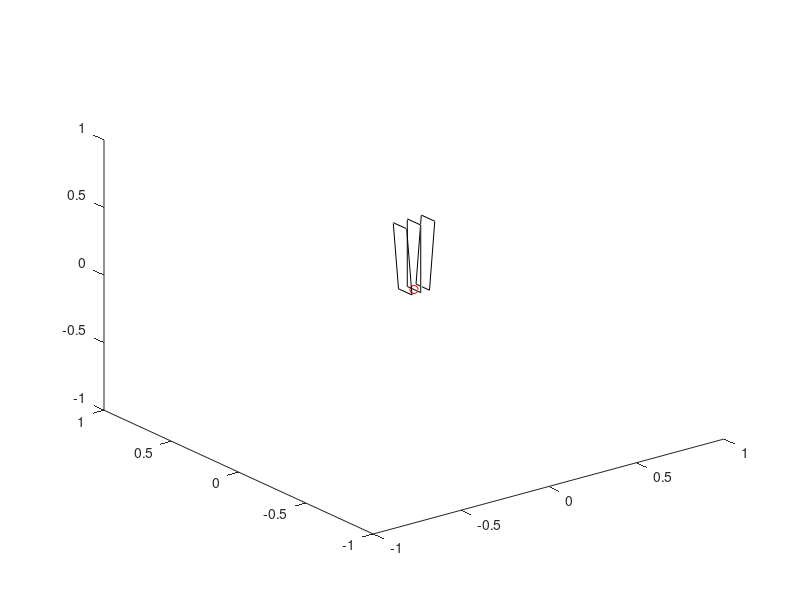

Write the MATLAB code that produced this figure. (Note: this script raises an error after producing the figure.)
%dbstop if error
close all
deg=0 
current =1;
config='rect'
omega = 10000; %hz

wire = [0 0.05  0 ;
        0 -0.05 0 ;
        0 -0.05 0.5;
        0 0.05  0.5;
        0 0.05 0];
    

plot3(wire(:,1), wire(:,2), wire(:,3),'k')
hold on , plot3(0,0,0,'ro')
axis([-1 1 -1 1 -1 1])

wire2 = [0.05 0.05  0 ;
        0.05 -0.05 0 ;
        0.08 -0.05 0.5;
        0.08 0.05  0.5;
        0.05 0.05 0];

plot3(wire2(:,1), wire2(:,2), wire2(:,3),'k')

wire3 = [-0.05 0.05  0 ;
        -0.05 -0.05 0 ;
        -0.08 -0.05 0.5;
        -0.08 0.05  0.5;
        -0.05 0.05 0];

plot3(wire3(:,1), wire3(:,2), wire3(:,3),'k')

drawnow
% Allocate space and define some conductivity space
Nvox = 64;
zview = 30;

% Calculate E field from coil alone:    


[E1 E1x E1y E1z] =  Helmholtz3d(current, omega, wire);

[E2 E2x E2y E2z] =  Helmholtz3d(current, omega, wire2);

[E3 E3x E3y E3z] =  Helmholtz3d(current, omega, wire3);

Ex = imag(E1x + E2x + E3x);
Ey = imag(E1y + E2y + E3y);
Ez = imag(E1z + E2z + E3z);

Enorm = sqrt(Ex.^2 +Ey.^2 + Ez.^2);

figure

for c=15:35
    ov([],(Ey),21 ,21,c,0);
    pause(0.2)
end
   

%save Ea.mat 

return

zview = 20
yview = 20;

figure
subplot(221)

quiver(squeeze(Ex(:,:,zview)), squeeze(Ey(:,:,zview)));

axis xy; title(sprintf('slice %d transverse XY', zview));

subplot(222)
quiver(squeeze(Ex(1:5:end, yview, 1:3:end)), squeeze(E1z(1:5:end, yview, 1:3:end)));
axis xy; title(sprintf('slice %d coronal XZ', yview));

figure
subplot(223)
quiver(squeeze(Ex(1:5:end,1:5:end,zview)), squeeze(Ey(1:5:end,1:5:end,zview)));
axis xy; title(sprintf('total slice %d transverse', zview));

subplot(212)
quiver(squeeze(Ex(1:5:end, yview, 1:5:end)), squeeze(Ez(1:5:end, yview, 1:5:end)));
axis xy; title(sprintf('total slice %d coronal', yview));
